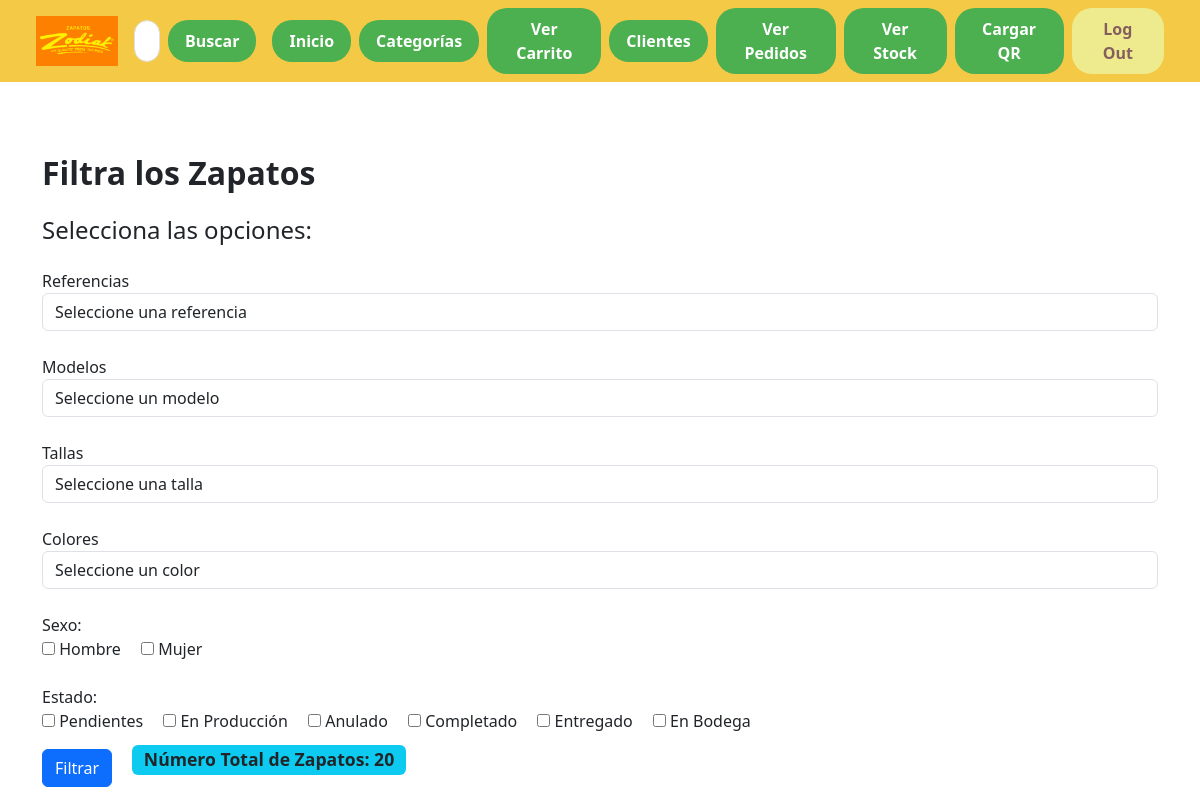
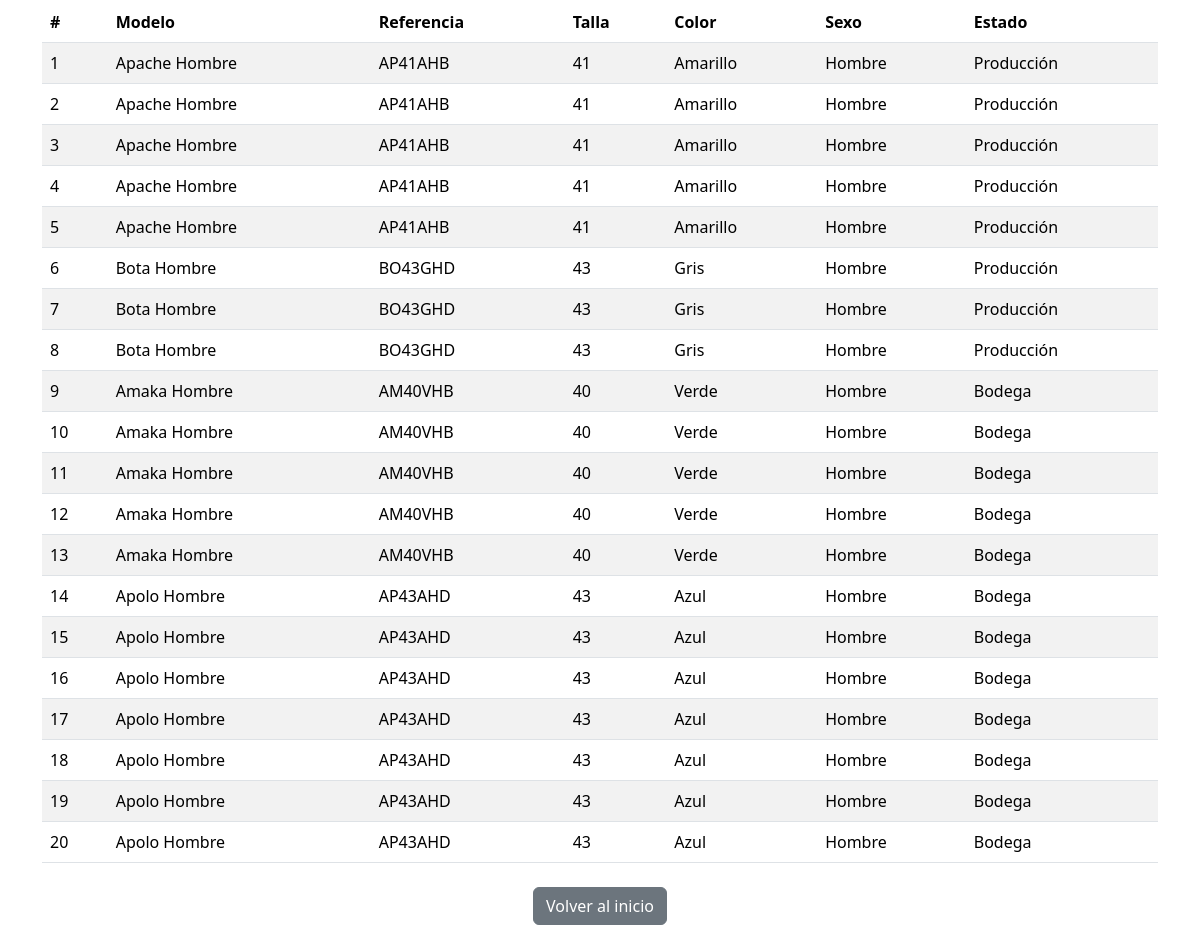
Page /ver_stock/ (signed in) on the earlier database version (2 pictures, top to bottom).
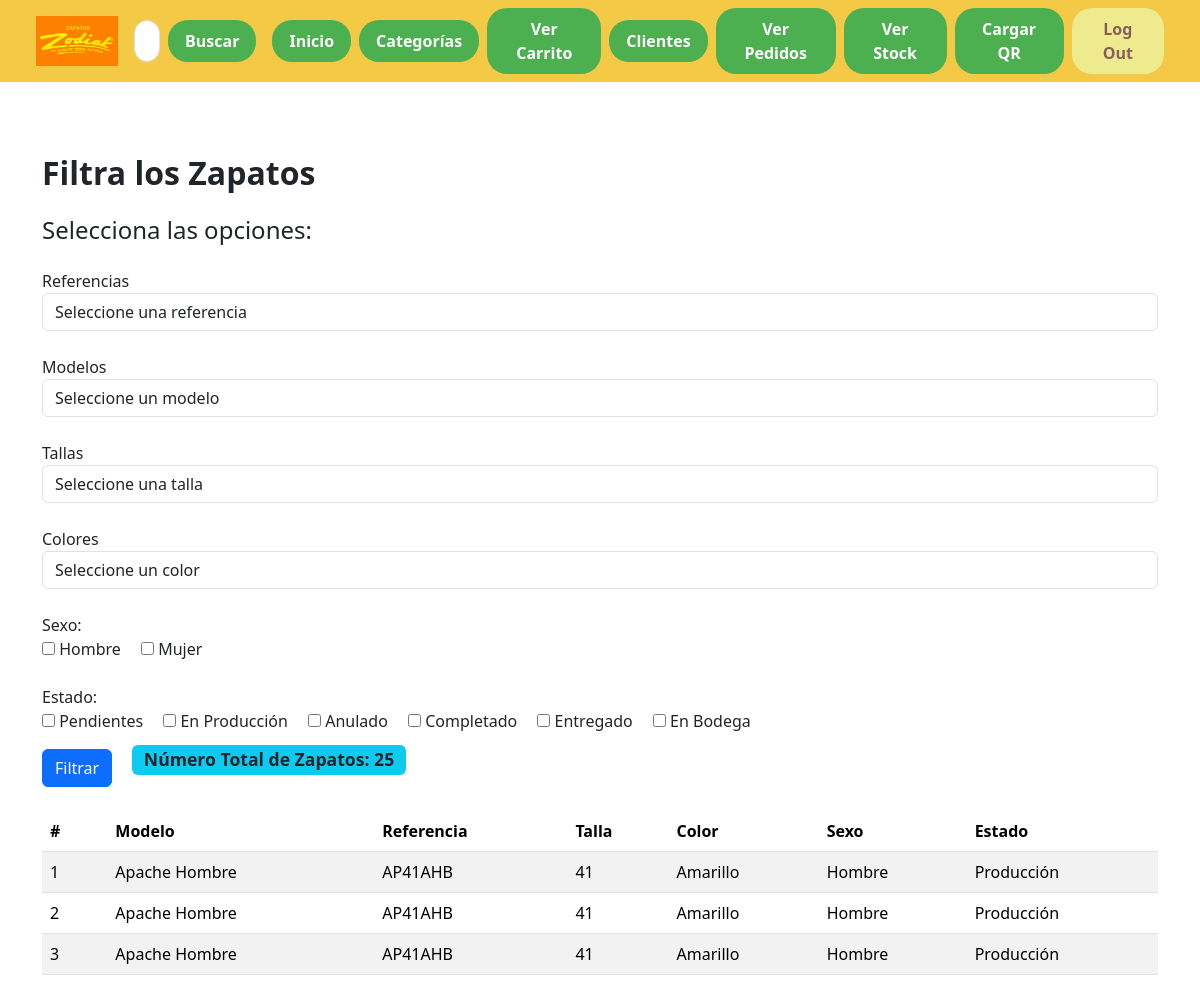
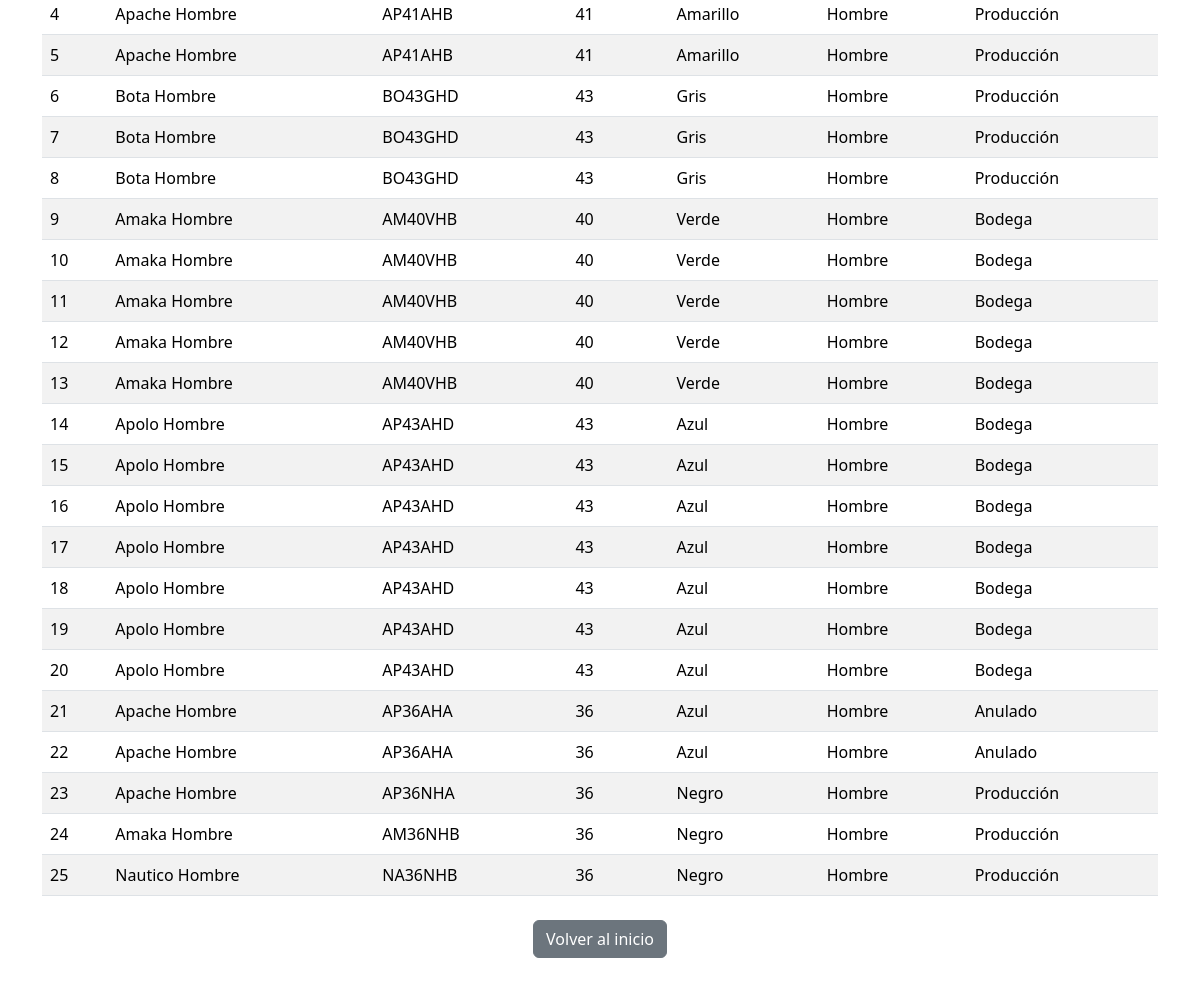
Same page on the later database version (2 pictures, top to bottom).
### app1/models.py (models this page shows)
class Zapato(models.Model):
    GENERO_CHOICES = [
        ('H', 'Hombre'),
        ('M', 'Mujer'),
    ]
    TALLAS_CHOICES = [
        ('34', '34'),
        ('35', '35'),
        ('36', '36'),
        ('37', '37'),
        ('38', '38'),
        ('39', '39'),
        ('40', '40'),
        ('41', '41'),
        ('42', '42'),
        ('43', '43'),
        ('44', '44'),
        ('45', '45'),
    ]
    MODELO_CHOICES = [
        ('Apache', 'Apache'),
        ('Apolo', 'Apolo'),
        ('Amaka', 'Amaka'),
        ('Nautico', 'Nautico'),
        ('Bota', 'Bota'),
        ('Casual', 'Casual'),
        ('Sport', 'Sport'),
    ]
    COLOR_CHOICES = [
        ('Rojo', 'Rojo'),
        ('Azul', 'Azul'),
        ('Verde', 'Verde'),
        ('Amarillo', 'Amarillo'),
    ]
    ESTADO_CHOICES = [
        ('Pendientes', 'Pendiente'),
        ('Producción', 'En Producción'),
        ('Anulado', 'Anulado'),
        ('Completado', 'Completado'),
        ('Entregado', 'Entregado'),
        ('Bodega', 'En Bodega'),
    ]
    referencia = models.CharField(max_length=20)
    modelo = models.CharField(max_length=10, choices=MODELO_CHOICES) # En el formulario se puede manejar a través de opciones
    talla = models.CharField(max_length=2, choices=TALLAS_CHOICES)
    sexo = models.CharField(max_length=1, choices=GENERO_CHOICES)
    color = models.CharField(max_length=10, choices=COLOR_CHOICES)
    estado = models.CharField(max_length=10, choices=ESTADO_CHOICES, default='Pendientes') # El estado por defecto es pendientes
    requerimientos = models.TextField()
    observaciones = models.TextField(default='Sin observaciones', null=True, blank=True) # El campo observaciones es opcional
    pedido = models.ForeignKey('Pedido', on_delete=models.CASCADE, null=True, blank=True) # Relación uno a muchos con la tabla Pedido
    imagen = models.CharField(max_length=150, null=True, blank=True)

### app1/views.py (the view, shortened to what this page needs)
# urls.py: path("ver_stock/", VerStockView.as_view(), name="ver_stock"),
class VerStockView(LoginRequiredMixin, View):
    template_name = "ver_stock.html"
    def _base_context(self):
        return {
            "referencias": Zapato.objects.values_list("referencia", flat=True).distinct(),
            "modelos": Zapato.objects.values_list("modelo", flat=True).distinct(),
            "tallas": Zapato.objects.values_list("talla", flat=True).distinct(),
            "colores": Zapato.objects.values_list("color", flat=True).distinct(),
        }
    def get(self, request):
        context = self._base_context()
        context.update({
            "zapatos": Zapato.objects.all(),
            "total": Zapato.objects.count(),
            "referencia_sel": "",
            "modelo_sel": "",
            "talla_sel": "",
            "color_sel": "",
            "sexo_sel": [],
            "estado_sel": [],
        })
        return render(request, self.template_name, context)

### app1/templates/ver_stock.html (shortened to what this page needs)
{% extends "base.html" %}
{% block content %}
<div class="container mt-5">
  <h2 class="fw-bold">Filtra los Zapatos</h2>
  <form method="post" action="{% url 'ver_stock' %}">
    <h4 class="mt-4">Selecciona las opciones:</h4>
    <div class="form-group mt-4">
      <label for="referencia">Referencias</label>
      <select name="referencia" id="referencia" class="form-control">
        <option value="">Seleccione una referencia</option>
      </select>
    </div>
    <div class="form-group mt-4">
      <label for="modelo">Modelos</label>
      <select name="modelo" id="modelo" class="form-control">
        <option value="">Seleccione un modelo</option>
      </select>
    </div>
    <div class="form-group mt-4">
      <label for="talla">Tallas</label>
      <select name="talla" id="talla" class="form-control">
        <option value="">Seleccione una talla</option>
      </select>
    </div>
    <div class="form-group mt-4">
      <label for="color">Colores</label>
      <select name="color" id="color" class="form-control">
        <option value="">Seleccione un color</option>
      </select>
    </div>
    <div class="form-group mt-4">
      <label>Sexo:</label><br>
      <label class="me-3">
        <input type="checkbox" name="sexo" value="H" {% if "H" in sexo_sel %}checked{% endif %}> Hombre
      </label>
      <label>
        <input type="checkbox" name="sexo" value="M" {% if "M" in sexo_sel %}checked{% endif %}> Mujer
      </label>
    </div>
    <div class="form-group mt-4">
      <label>Estado:</label><br>
      <label class="me-3">
        <input type="checkbox" name="estado" value="Pendientes" {% if "Pendientes" in estado_sel %}checked{% endif %}> Pendientes
      </label>
      <label class="me-3">
        <input type="checkbox" name="estado" value="Producción" {% if "Producción" in estado_sel %}checked{% endif %}> En Producción
      </label>
      <label class="me-3">
        <input type="checkbox" name="estado" value="Anulado" {% if "Anulado" in estado_sel %}checked{% endif %}> Anulado
      </label>
      <label class="me-3">
        <input type="checkbox" name="estado" value="Completado" {% if "Completado" in estado_sel %}checked{% endif %}> Completado
      </label>
      <label class="me-3">
        <input type="checkbox" name="estado" value="Entregado" {% if "Entregado" in estado_sel %}checked{% endif %}> Entregado
      </label>
      <label>
        <input type="checkbox" name="estado" value="Bodega" {% if "Bodega" in estado_sel %}checked{% endif %}> En Bodega
      </label>
    </div>
    <button type="submit" class="btn btn-primary mt-3">Filtrar</button>
    <span class="badge bg-info text-dark ms-3" style="font-size: 1.1em; vertical-align: middle;">
      Número Total de Zapatos: {{ total }}
    </span>
  </form>
  <table class="table table-striped mt-4">
    <thead>
      <tr>
        <th>#</th>
        <th>Modelo</th>
        <th>Referencia</th>
        <th>Talla</th>
        <th>Color</th>
        <th>Sexo</th>
        <th>Estado</th>
      </tr>
    </thead>
    <tbody>
      {% for zapato in zapatos %}
      <tr>
        <td>{{ forloop.counter }}</td>
        <td>{{ zapato.modelo }}</td>
        <td>{{ zapato.referencia }}</td>
        <td>{{ zapato.talla }}</td>
        <td>{{ zapato.color }}</td>
        <td>{{ zapato.get_sexo_display|default:zapato.sexo }}</td>
        <td>{{ zapato.estado }}</td>
      </tr>
      {% empty %}
      <tr>
        <td colspan="7" class="text-center">No hay resultados para los filtros seleccionados.</td>
      </tr>
      {% endfor %}
    </tbody>
  </table>
  <div class="text-center mt-4">
    <a href="{% url 'landing' %}" class="btn btn-secondary">Volver al inicio</a>
  </div>
</div>
{% endblock %}

Differences in the rows shown:
added Zapato: modelo "Apache Hombre", referencia "AP36AHA", talla "36", color "Azul", sexo "Hombre", estado "Anulado"
added Zapato: modelo "Apache Hombre", referencia "AP36AHA", talla "36", color "Azul", sexo "Hombre", estado "Anulado"
added Zapato: modelo "Apache Hombre", referencia "AP36NHA", talla "36", color "Negro", sexo "Hombre", estado "Producción"
added Zapato: modelo "Amaka Hombre", referencia "AM36NHB", talla "36", color "Negro", sexo "Hombre", estado "Producción"
added Zapato: modelo "Nautico Hombre", referencia "NA36NHB", talla "36", color "Negro", sexo "Hombre", estado "Producción"
Other differences:
{{ total }}: "20" → "25"
